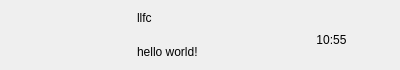
<?xml version="1.0" encoding="UTF-8"?>
<ui version="4.0">
 <class>ChatUserWid</class>
 <widget class="QWidget" name="ChatUserWid">
  <property name="geometry">
   <rect>
    <x>0</x>
    <y>0</y>
    <width>400</width>
    <height>70</height>
   </rect>
  </property>
  <property name="minimumSize">
   <size>
    <width>0</width>
    <height>70</height>
   </size>
  </property>
  <property name="maximumSize">
   <size>
    <width>16777215</width>
    <height>70</height>
   </size>
  </property>
  <property name="windowTitle">
   <string>Form</string>
  </property>
  <layout class="QHBoxLayout" name="horizontalLayout">
   <property name="spacing">
    <number>5</number>
   </property>
   <property name="leftMargin">
    <number>6</number>
   </property>
   <property name="topMargin">
    <number>2</number>
   </property>
   <property name="rightMargin">
    <number>6</number>
   </property>
   <property name="bottomMargin">
    <number>2</number>
   </property>
   <item>
    <widget class="QWidget" name="icon_wid" native="true">
     <property name="minimumSize">
      <size>
       <width>50</width>
       <height>50</height>
      </size>
     </property>
     <property name="maximumSize">
      <size>
       <width>50</width>
       <height>50</height>
      </size>
     </property>
     <layout class="QHBoxLayout" name="horizontalLayout_2">
      <property name="spacing">
       <number>0</number>
      </property>
      <property name="leftMargin">
       <number>0</number>
      </property>
      <property name="topMargin">
       <number>0</number>
      </property>
      <property name="rightMargin">
       <number>0</number>
      </property>
      <property name="bottomMargin">
       <number>0</number>
      </property>
      <item>
       <widget class="QLabel" name="icon_lb">
        <property name="minimumSize">
         <size>
          <width>45</width>
          <height>45</height>
         </size>
        </property>
        <property name="maximumSize">
         <size>
          <width>45</width>
          <height>45</height>
         </size>
        </property>
        <property name="text">
         <string/>
        </property>
       </widget>
      </item>
     </layout>
    </widget>
   </item>
   <item>
    <widget class="QWidget" name="user_info_wid" native="true">
     <property name="maximumSize">
      <size>
       <width>130</width>
       <height>16777215</height>
      </size>
     </property>
     <layout class="QVBoxLayout" name="verticalLayout">
      <property name="leftMargin">
       <number>2</number>
      </property>
      <property name="topMargin">
       <number>2</number>
      </property>
      <property name="rightMargin">
       <number>2</number>
      </property>
      <property name="bottomMargin">
       <number>2</number>
      </property>
      <item>
       <widget class="QLabel" name="user_name_lb">
        <property name="text">
         <string>llfc</string>
        </property>
       </widget>
      </item>
      <item>
       <widget class="QLabel" name="user_chat_lb">
        <property name="maximumSize">
         <size>
          <width>130</width>
          <height>16777215</height>
         </size>
        </property>
        <property name="text">
         <string>hello world!</string>
        </property>
       </widget>
      </item>
     </layout>
    </widget>
   </item>
   <item>
    <widget class="QWidget" name="time_wid" native="true">
     <property name="minimumSize">
      <size>
       <width>50</width>
       <height>50</height>
      </size>
     </property>
     <property name="maximumSize">
      <size>
       <width>50</width>
       <height>50</height>
      </size>
     </property>
     <widget class="QLabel" name="time_lb">
      <property name="geometry">
       <rect>
        <x>-10</x>
        <y>20</y>
        <width>69</width>
        <height>19</height>
       </rect>
      </property>
      <property name="text">
       <string>10:55</string>
      </property>
      <property name="alignment">
       <set>Qt::AlignmentFlag::AlignCenter</set>
      </property>
     </widget>
    </widget>
   </item>
  </layout>
 </widget>
 <resources/>
 <connections/>
</ui>
